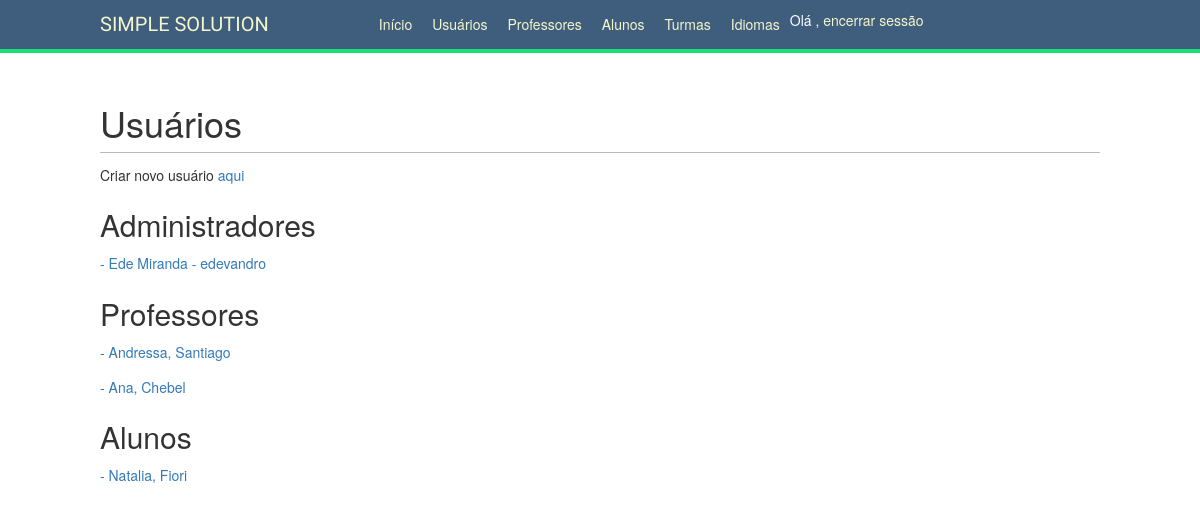
The app's page /account/users/ (signed in) with its own data.
### school/models.py (models this page shows, shortened)
class Professor(models.Model):
    profile = models.OneToOneField(Profile,
                                   on_delete=models.PROTECT,
                                   primary_key=True)
    code = models.CharField(max_length=25, blank=True)

class Student(models.Model):
    profile = models.OneToOneField(Profile,
                                   on_delete=models.PROTECT,
                                   primary_key=True)
    code = models.CharField(max_length=25, blank=False, auto_created=True)
    careers = models.ManyToManyField(Career, blank=True)

### account/models.py (models this page shows)
class Profile(models.Model):
    PROFESSOR = 'PR'
    STUDENT = 'ST'
    ADMIN = 'AD'
    PROFILE_TYPE_CHOICES = (
        (PROFESSOR, 'Professor'),
        (STUDENT, 'Student'),
        (ADMIN, 'Admin')
    )
    user = models.OneToOneField(settings.AUTH_USER_MODEL, on_delete=models.PROTECT)
    date_of_birth = models.DateField(blank=True, null=True, help_text='mm/dd/yy')
    address = models.CharField(max_length=255, blank=True)
    phone = models.CharField(max_length=255, blank=True)
    created = models.DateTimeField(auto_now_add=True)
    profile_type = models.CharField(
        max_length=2,
        choices=PROFILE_TYPE_CHOICES,
    )
    def __str__(self):
        return '{}, {}'.format(self.user.first_name, self.user.last_name)

### account/views.py (the view)
@staff_member_required
def user_list(request):
    admins = User.objects.filter(is_active=True, is_staff=True)
    admins_with_profile = []
    for admin in admins:
        if hasattr(admin, 'profile'):
            admins_with_profile.append(admin)
    professors = Professor.objects.all()
    students = Student.objects.all()
    return render(request, 'account/user/list.html', {'section': 'users',
                                                      'admins': admins_with_profile,
                                                      'professors': professors,
                                                      'students': students})

### account/templates/account/user/list.html (shortened to what this page needs)
{% extends "base.html" %}
{% block content %}
    <h1>Usuários</h1>
    <p>Criar novo usuário <a href="{% url "register" %}">aqui</a></p>
    <div id="people-list">
        {% if  admins %}
            <h2>Administradores</h2>
            {% for user in admins %}
                <div class="user">
                    <div class="info">
                        <p class="title">
                            {% if user.profile %}
                                <a href="{% url "admin_detail" user.pk %}">- {{ user.get_full_name }} - {{ user.username }}</a>
                            {% endif %}
                        </p>
                    </div>
                </div>
            {% endfor %}
        {% endif %}
        {% if  professors %}
            <h2>Professores</h2>
            {% for user in professors %}
                <div class="user">
                    <div class="info">
                        <p class="title"><a href="{% url "professor_detail" user.pk %}">- {{ user.profile }}</a></p>
                    </div>
                </div>
            {% endfor %}
        {% endif %}
        {% if  students %}
            <h2>Alunos</h2>
            {% for user in students %}
                <div class="user">
                    <div class="info">
                        <p class="title"><a href={% url "student_detail" user.pk %}>- {{ user.profile }}</a></p>
                    </div>
                </div>
            {% endfor %}
        {% endif %}
    </div>
{% endblock %}

### account/static/css/base.css (style rules this page uses)
body { margin:0; padding:0; font-family:helvetica, sans-VITRif; }
p { line-height: 1.8; }
a { color:#120a8f; text-decoration:none; }
h1, h2, h3, h4, h5 , h6 { font-family: 'Muli', sans-VITRif; font-weight:normal; }
h1 { border-bottom:1px solid #bbb; padding:0 0 10px 0; margin:10px 0 20px 0; }
h2 { margin:30px 0 20px; }

### records on screen
Professor: profile "Andressa, Santiago"
Professor: profile "Ana, Chebel"
Student: profile "Natalia, Fiori"

### other values on screen
{{ user.get_full_name }} "Ede Miranda"
{{ user.username }} "edevandro"
